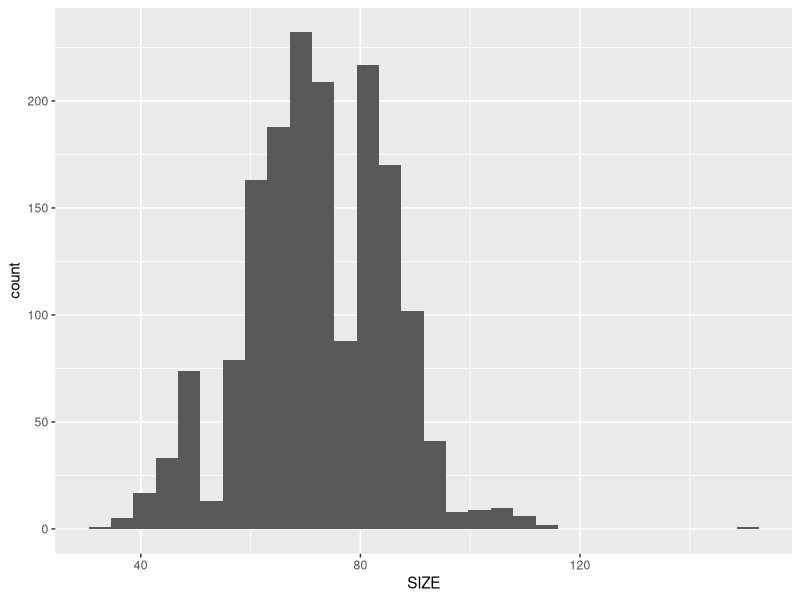
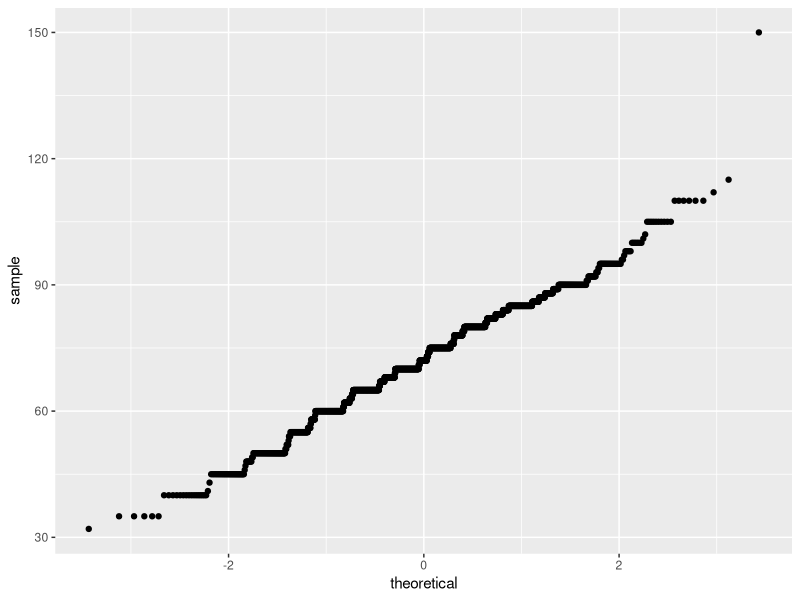
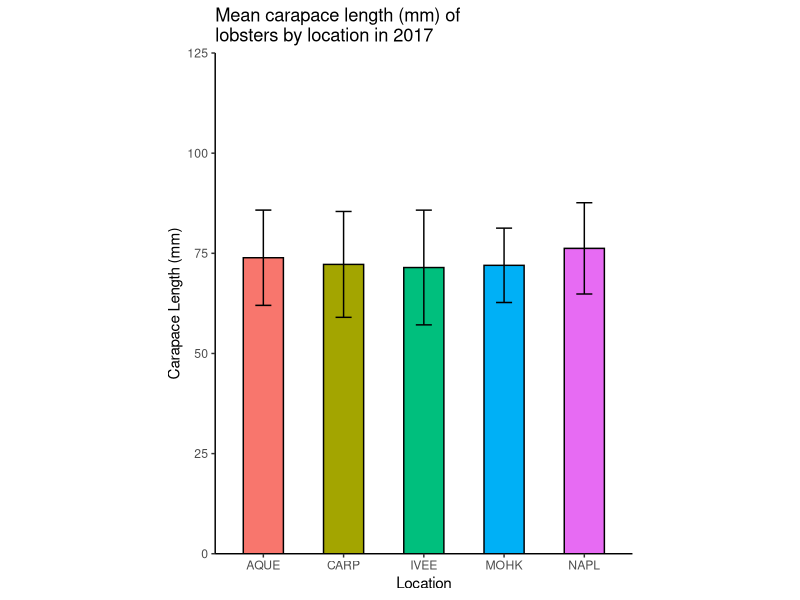
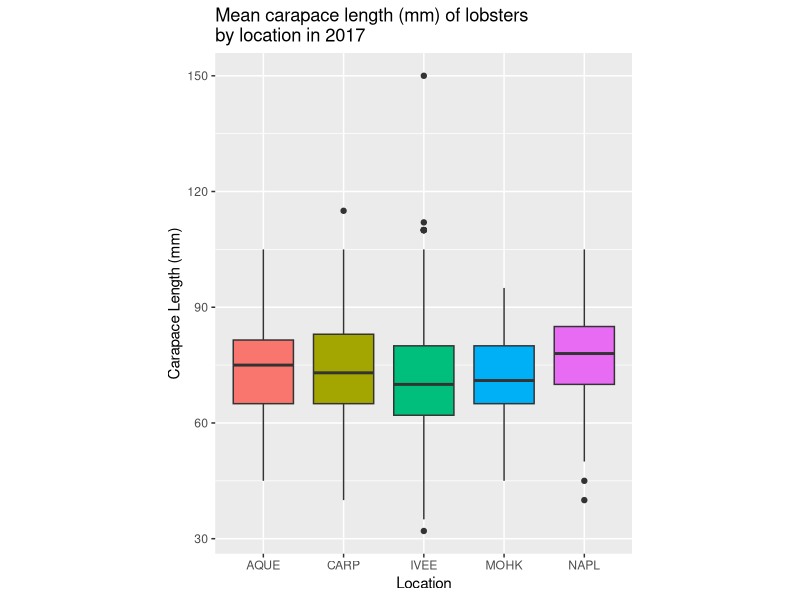

The R source for these figures, in order:
## ---- chunk 1

#load in packages and data as csvs
library(tidyverse)
library(knitr)
library(kableExtra)
lobster_traps <- read.csv("lobster_traps.csv")
lobster_size <- read.csv("lobster_size_abundance.csv")


## ---- chunk 2
#Make a summary data table for lobster abundance and fishing pressure


lobster_count <- lobster_size %>% 
  filter( SIZE != -99999) %>% #remove negative value
  select (YEAR, SITE, COUNT) %>% #select relevant years
  group_by (SITE)  %>% 
  summarize (
    sum_2012 = sum(COUNT, YEAR == 2012),
    sum_2013 = sum(COUNT, YEAR == 2013),
    sum_2014 = sum(COUNT, YEAR == 2014),
    sum_2015 = sum(COUNT, YEAR == 2015),
    sum_2016 = sum(COUNT, YEAR == 2016),
    sum_2017 = sum(COUNT, YEAR == 2017) #find annual sum for 2012-2017
  )

View (lobster_count) #view new data frame

lobster_table <- kable(lobster_count, align = "c",col.names = c("Site", "2012", "2013", "2014", "2015", "2016", "2017")) %>% #create summary table and rename columns
   kable_styling(bootstrap_options = "striped", full_width = F) #styling



## ---- chunk 3

trap_count <- lobster_traps %>% 
 select (YEAR, SITE, TRAPS) %>% #select relevant columns
  group_by (SITE) %>%
  filter(SITE != "ABUR") %>%
  filter(SITE != "AHND to AQUE") %>% 
  filter(SITE != "AHND") %>%  
  filter(SITE != "GOLB") %>%  
  summarize (
    sum_2012 = sum(TRAPS, YEAR == 2012),
    sum_2013 = sum(TRAPS, YEAR == 2013),
    sum_2014 = sum(TRAPS, YEAR == 2014),
    sum_2015 = sum(TRAPS, YEAR == 2015),
    sum_2016 = sum(TRAPS, YEAR == 2016),
    sum_2017 = sum(TRAPS, YEAR == 2017) #find annual sum for 2012-2017
  ) 

View(trap_count)

trap_table <- kable(trap_count, col.names = c("Site", "2012", "2013", "2014", "2015", "2016", "2017")) %>%
 kable_styling(bootstrap_options = "striped", full_width = F) #styling

trap_table
## ---- chunk 4
# Make a line graph of annual lobster abundance at each site

lobster_line <- ggplot (lobster_count, aes( x = Year)) +
  geom_line(aes(fill = Site))+
  scale_x_continuous(limits = c(2012,2017)) +
  theme(plot.title = element_text(hjust = 0.5))+
  labs( y = "Number of Lobsters Counted Annually by Site")

## ---- chunk 5
#Make a line graph of annual lobster fishing pressure at each site

trap_line <- ggplot (lobster_count, aes( x = Year)) +
  geom_line(aes(fill = Site))+
  scale_x_continuous(limits = c(2012,2017)) +
  theme(plot.title = element_text(hjust = 0.5))+
  labs( y = "Number of Traps Counted Annually by Site")

## ---- chunk 6

library(vcdExtra)

lobster_expanded <- expand.dft(lobster_size, freq="COUNT")

lobster_expanded2017 <- lobster_expanded %>% 
  filter(YEAR == 2017) 


## ---- chunk 7
lobstersize_hist <- ggplot(lobster_expanded2017, aes(x=SIZE)) +
  geom_histogram()

lobstersize_hist

#large sample size, normally distributed
## ---- chunk 8
lobstersize_qq <- ggplot(lobster_expanded2017, aes(sample=SIZE)) +
  geom_qq()

lobstersize_qq

#large sample size and normally distributed according to qqplot

## ---- chunk 9
# install car package to compute levene's test
library(car)

# Levene's test with one independent variable
leveneTest(SIZE ~ SITE, data = lobster_expanded2017)

# low P value, according to the pvalue, variance is not equal, but its less than 4x. 

## ---- chunk 10
lobstersize_aov <- aov(SIZE ~ SITE, data = lobster_expanded2017)
lobstersize_aov

summary(lobstersize_aov)
## ---- chunk 11
tukey <- TukeyHSD(lobstersize_aov)

tukey
## ---- chunk 12
library(ggplot2)

lobster_size_2017 <- lobster_expanded2017 %>% 
  filter(YEAR == 2017) %>% 
  group_by(SITE) %>% 
  summarize(meansize = mean(SIZE),
            sd=round(sd(SIZE), digits = 2),
            sample_size = length(SITE))

lobstersize2017_figure <-ggplot(lobster_size_2017, aes(x=SITE, y= meansize, fill = SITE)) + 
  geom_col(colour = "black", width = 0.5, stat = "identity") +
  labs(x = "Location", y = "Carapace Length (mm)", title = "Mean carapace length (mm) of \nlobsters by location in 2017") +
  geom_errorbar(aes(ymin=meansize-sd, ymax=meansize+sd), width=.2)+
  theme_classic()+ 
  scale_y_continuous(expand = c(0,0), limits = c(0,125))+
  theme(legend.position="none", aspect.ratio = 1.2/1)
  
# Mean carapace length (mm) of lobsters at five locations: Arroyo Quemado (AQUE), Carpinteria (CARP), Isla Vista (IVEE), Mohawk Reef (MOHK), Naples Reef (NAPL). Error bars indicate ± 1 standard deviation (n=67, n=705, n=606, n=178, n=112, respectively). Mean carapace length of lobsters only differed significantly between NAPL and IVEE, and NAPL and CARP. (one-way ANOVA, F(4,1663) = 3.42, p = 0.0085) with post-hoc Tukey’s HSD (α = 0.05). 


lobstersize2017_figure
## ---- chunk 13

lobstersize2017_box <-ggplot(lobster_expanded2017, aes(x=SITE, y= SIZE, fill = SITE)) + 
  geom_boxplot() +
  labs(x = "Location", y = "Carapace Length (mm)", title = "Mean carapace length (mm) of lobsters \nby location in 2017", scale = "free") +
  theme(legend.position="none", aspect.ratio = 1.2/1) 


lobstersize2017_box
